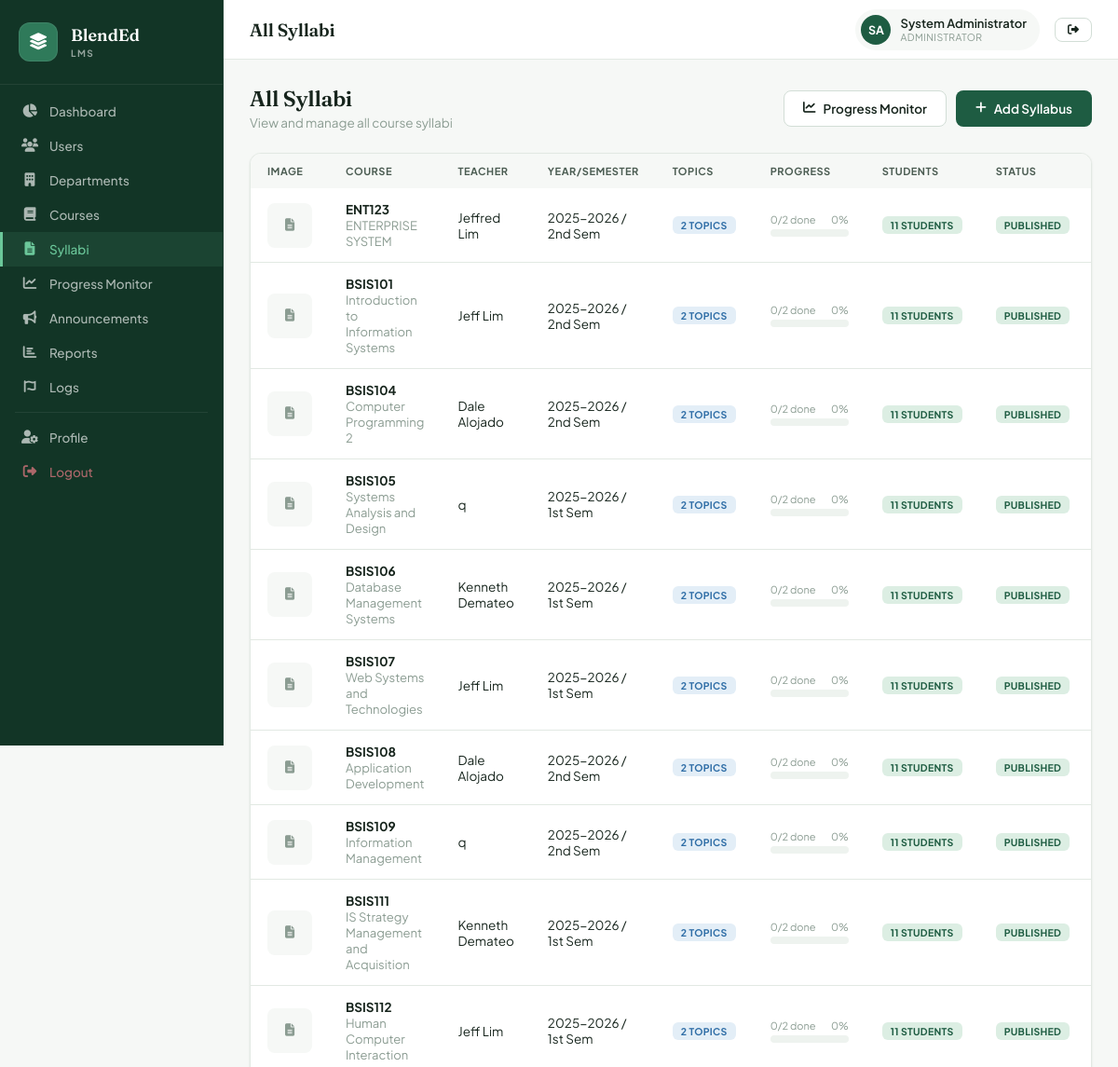
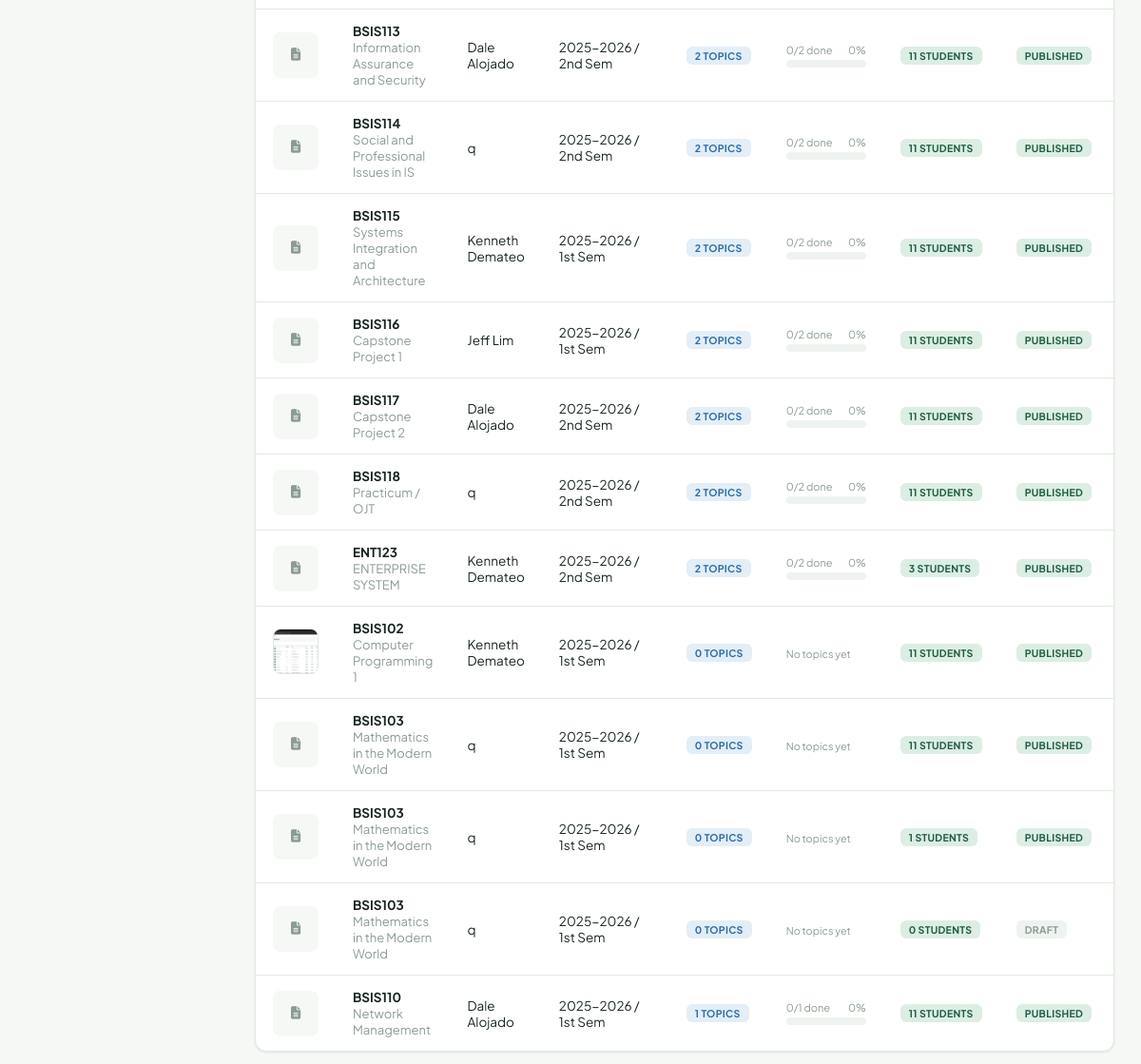
/admin/syllabi.php (signed in), run on the app's committed database (2 pictures, top to bottom).
### tables this page shows
CREATE TABLE `syllabi` (
  `id` int NOT NULL AUTO_INCREMENT,
  `course_id` int NOT NULL,
  `teacher_id` int NOT NULL,
  `academic_year` varchar(20) NOT NULL,
  `semester` enum('1st','2nd','Summer') NOT NULL,
  `section_name` varchar(100) DEFAULT NULL,
  `course_description` text,
  `course_outcomes` text,
  `grading_system` text,
  `status` enum('draft','published','archived') DEFAULT 'draft',
  `image_path` varchar(255) DEFAULT NULL,
  `external_url` varchar(500) DEFAULT NULL,
  `created_at` timestamp NOT NULL DEFAULT CURRENT_TIMESTAMP,
  `updated_at` timestamp NOT NULL DEFAULT CURRENT_TIMESTAMP ON UPDATE CURRENT_TIMESTAMP,
  PRIMARY KEY (`id`),
  KEY `course_id` (`course_id`),
  KEY `teacher_id` (`teacher_id`),
  CONSTRAINT `syllabi_ibfk_1` FOREIGN KEY (`course_id`) REFERENCES `courses` (`id`) ON DELETE CASCADE,
  CONSTRAINT `syllabi_ibfk_2` FOREIGN KEY (`teacher_id`) REFERENCES `users` (`id`) ON DELETE CASCADE
);

CREATE TABLE `courses` (
  `id` int NOT NULL AUTO_INCREMENT,
  `department_id` int NOT NULL,
  `course_code` varchar(20) NOT NULL,
  `course_name` varchar(150) NOT NULL,
  `description` text,
  `units` int DEFAULT '3',
  `prerequisite` varchar(255) DEFAULT 'None',
  `year_level` int DEFAULT '1',
  `semester` enum('1st','2nd','Summer') DEFAULT '1st',
  `status` enum('active','inactive') DEFAULT 'active',
  `created_at` timestamp NOT NULL DEFAULT CURRENT_TIMESTAMP,
  PRIMARY KEY (`id`),
  UNIQUE KEY `course_code` (`course_code`),
  KEY `department_id` (`department_id`),
  CONSTRAINT `courses_ibfk_1` FOREIGN KEY (`department_id`) REFERENCES `departments` (`id`) ON DELETE CASCADE
);

CREATE TABLE `users` (
  `id` int NOT NULL AUTO_INCREMENT,
  `username` varchar(50) NOT NULL,
  `password` varchar(255) NOT NULL,
  `full_name` varchar(100) NOT NULL,
  `email` varchar(100) NOT NULL,
  `role` enum('admin','teacher','student') NOT NULL,
  `profile_pic` varchar(255) DEFAULT NULL,
  `status` enum('active','inactive') DEFAULT 'active',
  `created_at` timestamp NOT NULL DEFAULT CURRENT_TIMESTAMP,
  `updated_at` timestamp NOT NULL DEFAULT CURRENT_TIMESTAMP ON UPDATE CURRENT_TIMESTAMP,
  PRIMARY KEY (`id`),
  UNIQUE KEY `username` (`username`),
  UNIQUE KEY `email` (`email`)
);

### admin/syllabi.php (the view, shortened to what this page needs)
<?php
require_once '../includes/config.php';
$syllabi = $conn->query("SELECT s.*, c.course_name, c.course_code, u.full_name as teacher_name,
    (SELECT COUNT(*) FROM syllabus_topics st WHERE st.syllabus_id=s.id) as topic_count,
    (SELECT COUNT(*) FROM syllabus_topics st WHERE st.syllabus_id=s.id AND st.is_completed=1) as completed_count,
    (SELECT COUNT(*) FROM enrollments e WHERE e.syllabus_id=s.id) as student_count
    FROM syllabi s JOIN courses c ON s.course_id=c.id JOIN users u ON s.teacher_id=u.id ORDER BY s.created_at DESC");
?>
<?php require_once '../includes/header.php'; ?>
<div class="app-layout">
<?php require_once '../includes/sidebar.php'; ?>
<div class="main-content">
<?php require_once '../includes/topbar.php'; ?>
<div class="page-content">
<div class="page-header">
    <div class="page-header-left"><h2>All Syllabi</h2><p>View and manage all course syllabi</p></div>
    <div class="page-header-right" style="display:flex;gap:10px">
        <a href="monitoring.php" class="btn btn-secondary"><i class="fas fa-chart-line"></i> Progress Monitor</a>
        <button class="btn btn-primary" onclick="openAddModal()"><i class="fas fa-plus"></i> Add Syllabus</button>
    </div>
</div>
<div class="card">
<div class="table-wrap"><table>
<thead><tr><th>Image</th><th>Course</th><th>Teacher</th><th>Year/Semester</th><th>Topics</th><th>Progress</th><th>Students</th><th>Status</th><th>Actions</th></tr></thead>
<tbody>
<?php while($s=$syllabi->fetch_assoc()):
    $topicCount = (int)$s['topic_count'];
    $completedCount = (int)$s['completed_count'];
    $pct = $topicCount > 0 ? round($completedCount / $topicCount * 100) : 0;
?>
<tr>
    <td>
        <?php if (!empty($s['image_path'] ?? null)): ?>
            <img src="<?= BASE_URL ?>uploads/syllabi/<?= htmlspecialchars($s['image_path']) ?>" style="width:48px;height:48px;object-fit:cover;border-radius:8px;border:1px solid var(--border)">
        <?php else: ?>
            <div style="width:48px;height:48px;border-radius:8px;background:var(--bg);display:flex;align-items:center;justify-content:center;color:var(--text3)"><i class="fas fa-file-alt"></i></div>
        <?php endif; ?>
    </td>
    <td>
        <strong><?= htmlspecialchars($s['course_code']) ?></strong>
        <br><small class="text-muted"><?= htmlspecialchars($s['course_name']) ?></small>
    </td>
    <td><?= htmlspecialchars($s['teacher_name']) ?></td>
    <td><?= $s['academic_year'] ?> / <?= $s['semester'] ?> Sem</td>
    <td><span class="badge badge-blue"><?= $topicCount ?> topics</span></td>
    <td style="min-width:120px">
        <?php if ($topicCount > 0): ?>
        <div style="display:flex;justify-content:space-between;font-size:11px;color:var(--text3);margin-bottom:4px">
            <span><?= $completedCount ?>/<?= $topicCount ?> done</span>
            <span><?= $pct ?>%</span>
        </div>
        <div class="progress-bar" style="height:8px"><div class="progress-fill" style="width:<?= $pct ?>%"></div></div>
        <?php else: ?>
            <span class="text-muted"><small>No topics yet</small></span>
        <?php endif; ?>
    </td>
    <td><span class="badge badge-green"><?= $s['student_count'] ?> students</span></td>
    <td><?php $sc=['draft'=>'badge-gray','published'=>'badge-green','archived'=>'badge-orange'];
        echo '<span class="badge '.$sc[$s['status']].'">'.ucfirst($s['status']).'</span>'; ?></td>
    <td></td>
</tr>
<?php endwhile; ?>
</tbody>
</table></div>
</div>
</div></div></div>
</body></html>

### assets/css/style.css (style rules this page uses)
:root { --primary: #1E5C42; --primary-dark: #123526; --primary-mid: #2F7A5A; --primary-light: #DCEEE3; --accent: #C1774A; --accent-tint: #F5E6DA; --bg: #F6F8F6; --bg2: #EEF3EF; --white: #FFFFFF; --text: #17251D; --text2: #4C5D53; --text3: #8B9C92; --border: #E2E9E3; --border2: #D2DED6; --ease: cubic-bezier(.4,0,.2,1); --ease-out: cubic-bezier(0,0,.2,1); --shadow-xs: 0 1px 2px rgba(18,53,38,.05); --shadow-sm: 0 1px 3px rgba(18,53,38,.06), 0 1px 2px rgba(18,53,38,.04); --shadow-md: 0 4px 12px rgba(18,53,38,.08); --shadow-lg: 0 12px 32px rgba(18,53,38,.12); --radius-sm: 8px; --radius: 12px; --radius-lg: 16px; --sidebar-w: 240px; --header-h: 64px; --font: 'Plus Jakarta Sans', sans-serif; --font-display: 'Fraunces', serif; --danger: #C0364A; --danger-tint: #FBE4E7; --warning: #B67A2E; --warning-tint: #FBF0DE; --info: #2E6DA6; --info-tint: #E3EEF7; --success: #1E5C42; --success-tint: #DCEEE3; --shadow: var(--shadow-sm); --shadow2: var(--shadow-lg); }
*, *::before, *::after { box-sizing: border-box; margin: 0; padding: 0; }
html { scroll-behavior: smooth; }
body { font-family: var(--font); background: var(--bg); color: var(--text); min-height: 100vh; -webkit-font-smoothing: antialiased; }
.btn { display: inline-flex; align-items: center; gap: 8px; padding: 10px 20px; border-radius: var(--radius-sm); font-family: var(--font); font-weight: 600; font-size: 13.5px; cursor: pointer; border: 1.5px solid transparent; transition: background-color .15s var(--ease), border-color .15s var(--ease), transform .1s var(--ease), box-shadow .15s var(--ease); text-decoration: none; }
.btn-primary { background: var(--primary); color: white; }
.btn-secondary { background: var(--white); color: var(--text); border-color: var(--border2); }
.app-layout { display: flex; min-height: 100vh; width: 100%; }
.main-content { margin-left: var(--sidebar-w); flex: 1; display: flex; flex-direction: column; min-width: 0; }
.page-content { padding: 28px; flex: 1; width: 100%; max-width: 1440px; margin: 0 auto; }
.card { background: var(--white); border-radius: var(--radius); box-shadow: var(--shadow-sm); border: 1px solid var(--border); overflow: hidden; width: 100%; }
.table-wrap { width: 100%; overflow-x: auto; -webkit-overflow-scrolling: touch; border-radius: 0 0 var(--radius) var(--radius); }
table { width: 100%; border-collapse: collapse; min-width: 600px; }
thead { background: var(--bg); }
th { padding: 12px 18px; text-align: left; font-size: 11px; font-weight: 700; color: var(--text2); text-transform: uppercase; letter-spacing: .5px; }
td { padding: 14px 18px; font-size: 13.5px; color: var(--text); border-bottom: 1px solid var(--border); vertical-align: middle; }
tbody tr { transition: background-color .12s var(--ease); }
tbody tr:last-child td { border-bottom: none; }
.badge { display: inline-flex; align-items: center; gap: 4px; padding: 3px 9px; border-radius: 6px; font-size: 10.5px; font-weight: 700; letter-spacing: .3px; text-transform: uppercase; white-space: nowrap; }
.badge-green { background: var(--success-tint); color: var(--primary); }
.badge-blue { background: var(--info-tint); color: var(--info); }
.badge-gray { background: var(--bg2); color: var(--text3); }
.progress-bar { height: 7px; background: var(--bg2); border-radius: 5px; overflow: hidden; }
.page-header { display: flex; align-items: center; justify-content: space-between; margin-bottom: 24px; gap: 16px; }
.page-header-left h2 { font-family: var(--font-display); font-size: 23px; font-weight: 600; color: var(--text); letter-spacing: -.3px; }
.page-header-left p { font-size: 13.5px; color: var(--text3); margin-top: 3px; }
.text-muted { color: var(--text3); font-size: 13px; }

### data on the page
syllabi: course.course_code "ENT123", course.course_name "ENTERPRISE SYSTEM", teacher.full_name "Jeffred Lim", academic_year "2025-2026", semester "2nd", topicCount "2", completedCount "0", pct "0", student_count "11", status "PUBLISHED"
syllabi: course.course_code "BSIS101", course.course_name "Introduction to Information Systems", teacher.full_name "Jeff Lim", academic_year "2025-2026", semester "2nd", topicCount "2", completedCount "0", pct "0", student_count "11", status "PUBLISHED"
syllabi: course.course_code "BSIS104", course.course_name "Computer Programming 2", teacher.full_name "Dale Alojado", academic_year "2025-2026", semester "2nd", topicCount "2", completedCount "0", pct "0", student_count "11", status "PUBLISHED"
syllabi: course.course_code "BSIS105", course.course_name "Systems Analysis and Design", teacher.full_name "q", academic_year "2025-2026", semester "1st", topicCount "2", completedCount "0", pct "0", student_count "11", status "PUBLISHED"
syllabi: course.course_code "BSIS106", course.course_name "Database Management Systems", teacher.full_name "Kenneth Demateo", academic_year "2025-2026", semester "1st", topicCount "2", completedCount "0", pct "0", student_count "11", status "PUBLISHED"
syllabi: course.course_code "BSIS107", course.course_name "Web Systems and Technologies", teacher.full_name "Jeff Lim", academic_year "2025-2026", semester "1st", topicCount "2", completedCount "0", pct "0", student_count "11", status "PUBLISHED"
syllabi: course.course_code "BSIS108", course.course_name "Application Development", teacher.full_name "Dale Alojado", academic_year "2025-2026", semester "2nd", topicCount "2", completedCount "0", pct "0", student_count "11", status "PUBLISHED"
syllabi: course.course_code "BSIS109", course.course_name "Information Management", teacher.full_name "q", academic_year "2025-2026", semester "2nd", topicCount "2", completedCount "0", pct "0", student_count "11", status "PUBLISHED"
syllabi: course.course_code "BSIS111", course.course_name "IS Strategy Management and Acquisition", teacher.full_name "Kenneth Demateo", academic_year "2025-2026", semester "1st", topicCount "2", completedCount "0", pct "0", student_count "11", status "PUBLISHED"
syllabi: course.course_code "BSIS112", course.course_name "Human Computer Interaction", teacher.full_name "Jeff Lim", academic_year "2025-2026", semester "1st", topicCount "2", completedCount "0", pct "0", student_count "11", status "PUBLISHED"
syllabi: course.course_code "BSIS113", course.course_name "Information Assurance and Security", teacher.full_name "Dale Alojado", academic_year "2025-2026", semester "2nd", topicCount "2", completedCount "0", pct "0", student_count "11", status "PUBLISHED"
syllabi: course.course_code "BSIS114", course.course_name "Social and Professional Issues in IS", teacher.full_name "q", academic_year "2025-2026", semester "2nd", topicCount "2", completedCount "0", pct "0", student_count "11", status "PUBLISHED"
syllabi: course.course_code "BSIS115", course.course_name "Systems Integration and Architecture", teacher.full_name "Kenneth Demateo", academic_year "2025-2026", semester "1st", topicCount "2", completedCount "0", pct "0", student_count "11", status "PUBLISHED"
syllabi: course.course_code "BSIS116", course.course_name "Capstone Project 1", teacher.full_name "Jeff Lim", academic_year "2025-2026", semester "1st", topicCount "2", completedCount "0", pct "0", student_count "11", status "PUBLISHED"
syllabi: course.course_code "BSIS117", course.course_name "Capstone Project 2", teacher.full_name "Dale Alojado", academic_year "2025-2026", semester "2nd", topicCount "2", completedCount "0", pct "0", student_count "11", status "PUBLISHED"
syllabi: course.course_code "BSIS118", course.course_name "Practicum / OJT", teacher.full_name "q", academic_year "2025-2026", semester "2nd", topicCount "2", completedCount "0", pct "0", student_count "11", status "PUBLISHED"
syllabi: course.course_code "ENT123", course.course_name "ENTERPRISE SYSTEM", teacher.full_name "Kenneth Demateo", academic_year "2025-2026", semester "2nd", topicCount "2", completedCount "0", pct "0", student_count "3", status "PUBLISHED"
syllabi: image_path (picture), course.course_code "BSIS102", course.course_name "Computer Programming 1", teacher.full_name "Kenneth Demateo", academic_year "2025-2026", semester "1st", topicCount "0", shows "No topics yet", student_count "11", status "PUBLISHED"
syllabi: course.course_code "BSIS103", course.course_name "Mathematics in the Modern World", teacher.full_name "q", academic_year "2025-2026", semester "1st", topicCount "0", shows "No topics yet", student_count "11", status "PUBLISHED"
syllabi: course.course_code "BSIS103", course.course_name "Mathematics in the Modern World", teacher.full_name "q", academic_year "2025-2026", semester "1st", topicCount "0", shows "No topics yet", student_count "1", status "PUBLISHED"
syllabi: course.course_code "BSIS103", course.course_name "Mathematics in the Modern World", teacher.full_name "q", academic_year "2025-2026", semester "1st", topicCount "0", shows "No topics yet", student_count "0", status "DRAFT"
syllabi: course.course_code "BSIS110", course.course_name "Network Management", teacher.full_name "Dale Alojado", academic_year "2025-2026", semester "1st", topicCount "1", completedCount "0", pct "0", student_count "11", status "PUBLISHED"

### other printed values
$pageTitle "All Syllabi"
$initials "SA"
$_SESSION['full_name'] "System Administrator"
$roleLabel[$r] "ADMINISTRATOR"
